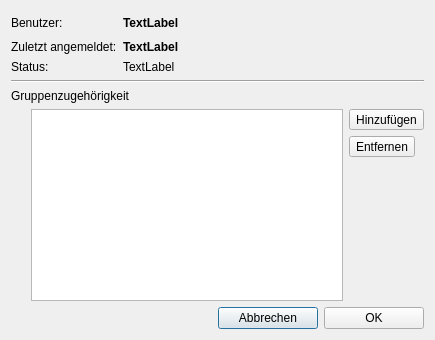
<?xml version="1.0" encoding="UTF-8"?>
<ui version="4.0">
 <class>QMAMSUserDetailsDialog</class>
 <widget class="QDialog" name="QMAMSUserDetailsDialog">
  <property name="geometry">
   <rect>
    <x>0</x>
    <y>0</y>
    <width>435</width>
    <height>340</height>
   </rect>
  </property>
  <property name="windowTitle">
   <string>Dialog</string>
  </property>
  <layout class="QGridLayout" name="gridLayout">
   <item row="0" column="0">
    <widget class="QLabel" name="label">
     <property name="text">
      <string>Benutzer:</string>
     </property>
    </widget>
   </item>
   <item row="0" column="1">
    <widget class="QLabel" name="laUsername">
     <property name="sizePolicy">
      <sizepolicy hsizetype="Preferred" vsizetype="Expanding">
       <horstretch>0</horstretch>
       <verstretch>0</verstretch>
      </sizepolicy>
     </property>
     <property name="font">
      <font>
       <weight>75</weight>
       <bold>true</bold>
      </font>
     </property>
     <property name="text">
      <string>TextLabel</string>
     </property>
    </widget>
   </item>
   <item row="1" column="0">
    <widget class="QLabel" name="label_2">
     <property name="text">
      <string>Zuletzt angemeldet:</string>
     </property>
    </widget>
   </item>
   <item row="1" column="1">
    <widget class="QLabel" name="laLastLogin">
     <property name="sizePolicy">
      <sizepolicy hsizetype="Expanding" vsizetype="Preferred">
       <horstretch>0</horstretch>
       <verstretch>0</verstretch>
      </sizepolicy>
     </property>
     <property name="font">
      <font>
       <weight>75</weight>
       <bold>true</bold>
      </font>
     </property>
     <property name="text">
      <string>TextLabel</string>
     </property>
    </widget>
   </item>
   <item row="2" column="0">
    <widget class="QLabel" name="label_3">
     <property name="text">
      <string>Status:</string>
     </property>
    </widget>
   </item>
   <item row="2" column="1">
    <widget class="QLabel" name="laActivated">
     <property name="text">
      <string>TextLabel</string>
     </property>
    </widget>
   </item>
   <item row="3" column="0" colspan="2">
    <widget class="Line" name="line_3">
     <property name="orientation">
      <enum>Qt::Horizontal</enum>
     </property>
    </widget>
   </item>
   <item row="4" column="0" colspan="2">
    <layout class="QVBoxLayout" name="verticalLayout_2">
     <item>
      <widget class="QLabel" name="label_10">
       <property name="minimumSize">
        <size>
         <width>250</width>
         <height>0</height>
        </size>
       </property>
       <property name="text">
        <string>Gruppenzugehörigkeit</string>
       </property>
      </widget>
     </item>
     <item>
      <layout class="QHBoxLayout" name="horizontalLayout_4">
       <property name="leftMargin">
        <number>20</number>
       </property>
       <property name="rightMargin">
        <number>0</number>
       </property>
       <item>
        <widget class="QTableView" name="tvUserGroup">
         <property name="styleSheet">
          <string notr="true"/>
         </property>
         <property name="selectionMode">
          <enum>QAbstractItemView::SingleSelection</enum>
         </property>
         <property name="selectionBehavior">
          <enum>QAbstractItemView::SelectRows</enum>
         </property>
         <property name="showGrid">
          <bool>false</bool>
         </property>
         <attribute name="horizontalHeaderStretchLastSection">
          <bool>true</bool>
         </attribute>
         <attribute name="verticalHeaderVisible">
          <bool>false</bool>
         </attribute>
        </widget>
       </item>
       <item>
        <layout class="QVBoxLayout" name="verticalLayout_3">
         <item>
          <widget class="QToolButton" name="tbAddGroup">
           <property name="minimumSize">
            <size>
             <width>0</width>
             <height>0</height>
            </size>
           </property>
           <property name="toolTip">
            <string>Hinzufügen einer neuen Funktion</string>
           </property>
           <property name="text">
            <string>Hinzufügen</string>
           </property>
           <property name="icon">
            <iconset resource="../rcs/icons.qrc">
             <normaloff>:/icons/icons/list-add.svg</normaloff>:/icons/icons/list-add.svg</iconset>
           </property>
           <property name="iconSize">
            <size>
             <width>26</width>
             <height>26</height>
            </size>
           </property>
          </widget>
         </item>
         <item>
          <widget class="QToolButton" name="tbRemoveGroup">
           <property name="minimumSize">
            <size>
             <width>0</width>
             <height>0</height>
            </size>
           </property>
           <property name="toolTip">
            <string>Entfernen einer selektierten Funktion</string>
           </property>
           <property name="text">
            <string>Entfernen</string>
           </property>
           <property name="icon">
            <iconset resource="../rcs/icons.qrc">
             <normaloff>:/icons/icons/list-remove.svg</normaloff>:/icons/icons/list-remove.svg</iconset>
           </property>
           <property name="iconSize">
            <size>
             <width>26</width>
             <height>26</height>
            </size>
           </property>
          </widget>
         </item>
         <item>
          <spacer name="verticalSpacer">
           <property name="orientation">
            <enum>Qt::Vertical</enum>
           </property>
           <property name="sizeHint" stdset="0">
            <size>
             <width>20</width>
             <height>40</height>
            </size>
           </property>
          </spacer>
         </item>
        </layout>
       </item>
      </layout>
     </item>
    </layout>
   </item>
   <item row="5" column="0" colspan="2">
    <layout class="QHBoxLayout" name="horizontalLayout">
     <item>
      <spacer name="horizontalSpacer">
       <property name="orientation">
        <enum>Qt::Horizontal</enum>
       </property>
       <property name="sizeHint" stdset="0">
        <size>
         <width>40</width>
         <height>20</height>
        </size>
       </property>
      </spacer>
     </item>
     <item>
      <widget class="QPushButton" name="pushButton_2">
       <property name="minimumSize">
        <size>
         <width>100</width>
         <height>0</height>
        </size>
       </property>
       <property name="text">
        <string>Abbrechen</string>
       </property>
      </widget>
     </item>
     <item>
      <widget class="QPushButton" name="pushButton">
       <property name="minimumSize">
        <size>
         <width>100</width>
         <height>0</height>
        </size>
       </property>
       <property name="text">
        <string>OK</string>
       </property>
      </widget>
     </item>
    </layout>
   </item>
  </layout>
 </widget>
 <resources>
  <include location="../rcs/icons.qrc"/>
 </resources>
 <connections/>
 <slots>
  <slot>addGroup()</slot>
  <slot>removeGroup()</slot>
 </slots>
</ui>
